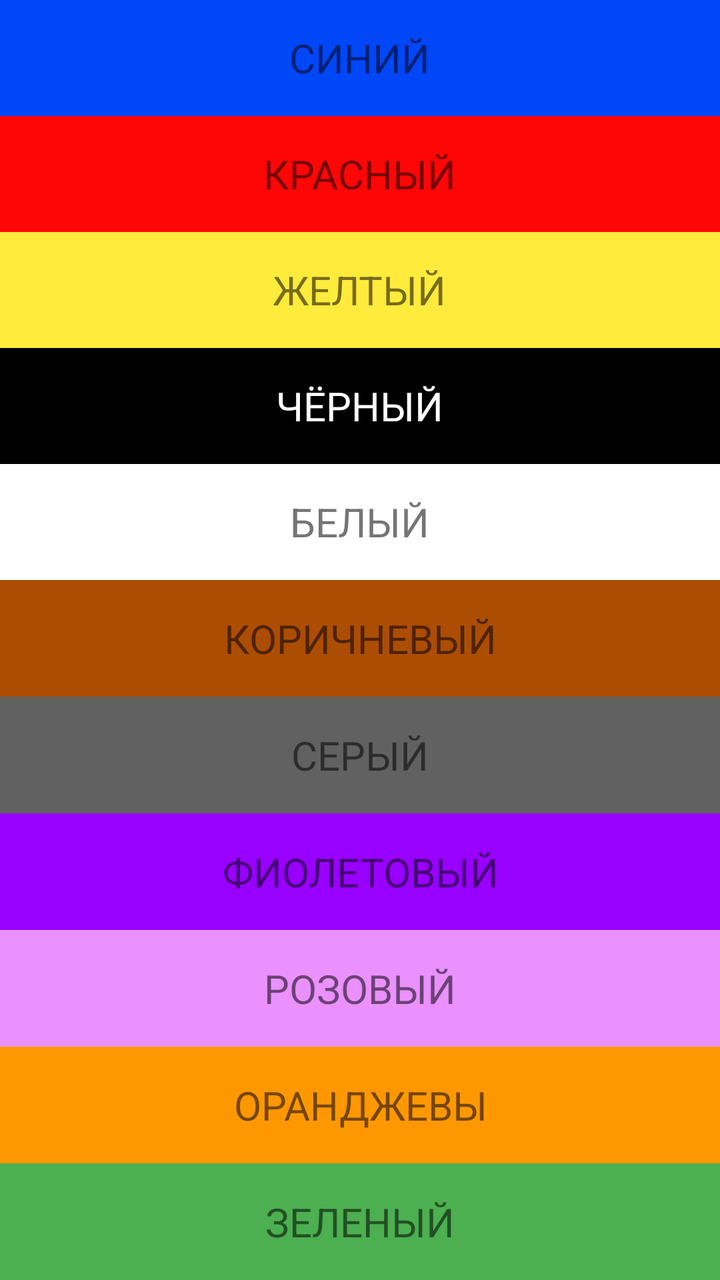
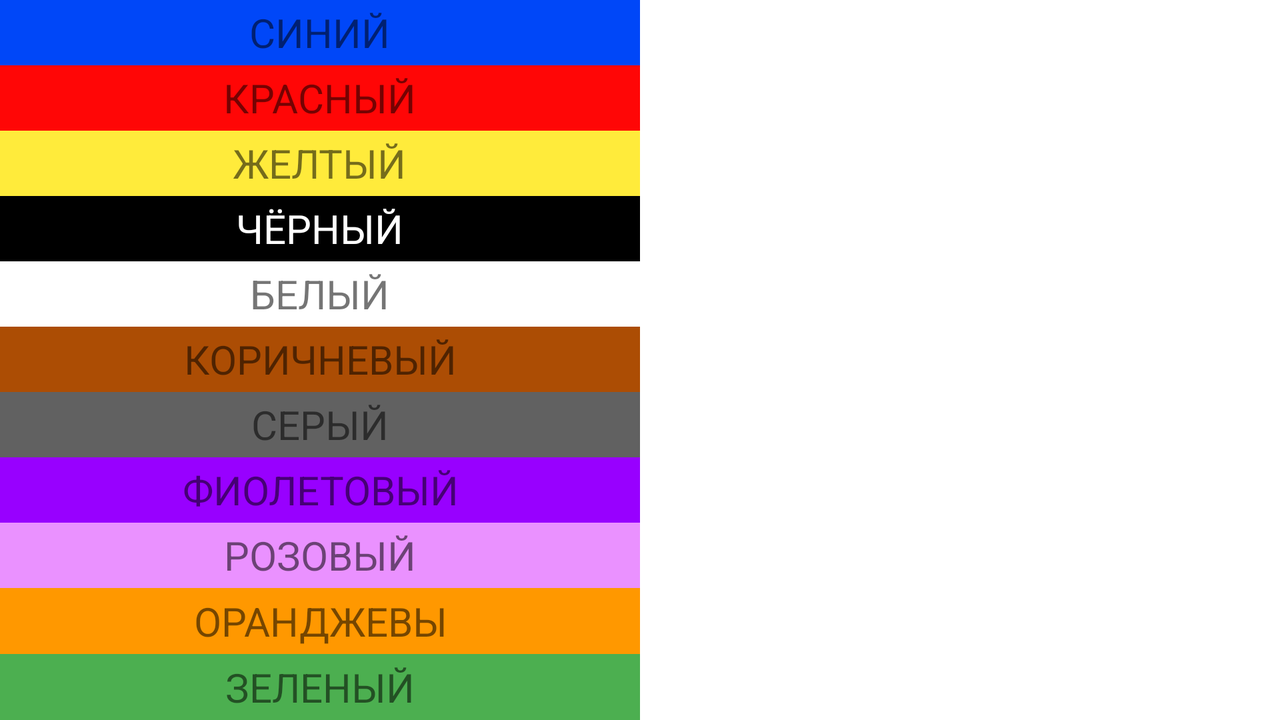

An Android layout and its configuration variant, each rendered on a device that would load it. The default file and the variant file are quoted in full after the pictures.
<!-- AndroidManifest.xml: application theme Theme.FragmentCollor -->
<!-- res/layout/activity_main.xml -->
<?xml version="1.0" encoding="utf-8"?>
<androidx.constraintlayout.widget.ConstraintLayout xmlns:android="http://schemas.android.com/apk/res/android"
    xmlns:app="http://schemas.android.com/apk/res-auto"
    xmlns:tools="http://schemas.android.com/tools"
    android:layout_width="match_parent"
    android:layout_height="match_parent"
    tools:context=".MainActivity">

<LinearLayout
    android:layout_width="match_parent"
    android:layout_height="match_parent"
    android:id="@+id/portrait"
    android:orientation="vertical">

    <FrameLayout
        android:id="@+id/fragment_1"
        android:layout_width="match_parent"
        android:layout_height="0dp"
        android:layout_weight="1"
        app:layout_constraintTop_toTopOf="parent"
        tools:layout_editor_absoluteX="0dp"
        android:background="@color/blue">

        <TextView
            android:layout_width="wrap_content"
            android:layout_height="match_parent"
            android:text="СИНИЙ"
            android:textSize="20sp"
            android:layout_gravity="center"
            android:gravity="center"
            />
    </FrameLayout>

    <FrameLayout
        android:id="@+id/fragment_2"
        android:layout_width="match_parent"
        android:layout_height="0dp"
        android:layout_weight="1"
        app:layout_constraintTop_toBottomOf="@+id/fragment_1"
        tools:layout_editor_absoluteX="0dp"
        android:background="@color/read">

        <TextView
            android:layout_width="wrap_content"
            android:layout_height="match_parent"
            android:text="КРАСНЫЙ"
            android:textSize="20sp"
            android:layout_gravity="center"
            android:gravity="center"/>
    </FrameLayout>

    <FrameLayout
        android:id="@+id/fragment_3"
        android:layout_width="match_parent"
        android:layout_height="0dp"
        android:layout_weight="1"
        app:layout_constraintTop_toBottomOf="@+id/fragment_2"
        tools:layout_editor_absoluteX="0dp"
        android:background="@color/yellow">

        <TextView
            android:layout_width="wrap_content"
            android:layout_height="match_parent"
            android:text="ЖЕЛТЫЙ"
            android:textSize="20sp"
            android:layout_gravity="center"
            android:gravity="center"/>
    </FrameLayout>

    <FrameLayout
        android:id="@+id/fragment_4"
        android:layout_width="match_parent"
        android:layout_height="0dp"
        android:layout_weight="1"
        app:layout_constraintTop_toBottomOf="@+id/fragment_3"
        tools:layout_editor_absoluteX="0dp"
        android:background="@color/black">

        <TextView
            android:layout_width="wrap_content"
            android:layout_height="match_parent"
            android:text="ЧЁРНЫЙ"
            android:textSize="20sp"
            android:layout_gravity="center"
            android:gravity="center"
            android:textColor="@color/white"/>
    </FrameLayout>

    <FrameLayout
        android:id="@+id/fragment_5"
        android:layout_width="match_parent"
        android:layout_height="0dp"
        android:layout_weight="1"
        app:layout_constraintTop_toBottomOf="@+id/fragment_4"
        tools:layout_editor_absoluteX="0dp"
        android:background="@color/white">

        <TextView
            android:layout_width="wrap_content"
            android:layout_height="match_parent"
            android:text="БЕЛЫЙ"
            android:textSize="20sp"
            android:layout_gravity="center"
            android:gravity="center"/>
    </FrameLayout>

    <FrameLayout
        android:id="@+id/fragment_6"
        android:layout_width="match_parent"
        android:layout_height="0dp"
        android:layout_weight="1"
        app:layout_constraintTop_toBottomOf="@+id/fragment_5"
        tools:layout_editor_absoluteX="0dp"
        android:background="@color/brown">

        <TextView
            android:layout_width="wrap_content"
            android:layout_height="match_parent"
            android:text="КОРИЧНЕВЫЙ"
            android:textSize="20sp"
            android:layout_gravity="center"
            android:gravity="center"/>
    </FrameLayout>

    <FrameLayout
        android:id="@+id/fragment_7"
        android:layout_width="match_parent"
        android:layout_height="0dp"
        android:layout_weight="1"
        app:layout_constraintTop_toBottomOf="@+id/fragment_6"
        tools:layout_editor_absoluteX="0dp"
        android:background="@color/gray">

        <TextView
            android:layout_width="wrap_content"
            android:layout_height="match_parent"
            android:text="СЕРЫЙ"
            android:textSize="20sp"
            android:layout_gravity="center"
            android:gravity="center"/>
    </FrameLayout>

    <FrameLayout
        android:id="@+id/fragment_8"
        android:layout_width="match_parent"
        android:layout_height="0dp"
        android:layout_weight="1"
        app:layout_constraintTop_toBottomOf="@+id/fragment_7"
        tools:layout_editor_absoluteX="0dp"
        android:background="@color/purple">

        <TextView
            android:layout_width="wrap_content"
            android:layout_height="match_parent"
            android:text="ФИОЛЕТОВЫЙ"
            android:textSize="20sp"
            android:layout_gravity="center"
            android:gravity="center"/>
    </FrameLayout>

    <FrameLayout
        android:id="@+id/fragment_9"
        android:layout_width="match_parent"
        android:layout_height="0dp"
        android:layout_weight="1"
        app:layout_constraintTop_toBottomOf="@+id/fragment_8"
        tools:layout_editor_absoluteX="0dp"
        android:background="@color/pink">

        <TextView
            android:layout_width="wrap_content"
            android:layout_height="match_parent"
            android:text="РОЗОВЫЙ"
            android:textSize="20sp"
            android:layout_gravity="center"
            android:gravity="center"/>
    </FrameLayout>

    <FrameLayout
        android:id="@+id/fragment_10"
        android:layout_width="match_parent"
        android:layout_height="0dp"
        android:layout_weight="1"
        app:layout_constraintTop_toBottomOf="@+id/fragment_9"
        tools:layout_editor_absoluteX="0dp"
        android:background="@color/orange">

        <TextView
            android:layout_width="wrap_content"
            android:layout_height="match_parent"
            android:text="ОРАНДЖЕВЫ"
            android:textSize="20sp"
            android:layout_gravity="center"
            android:gravity="center"/>
    </FrameLayout>

    <FrameLayout
        android:id="@+id/fragment_11"
        android:layout_width="match_parent"
        android:layout_height="0dp"
        android:layout_weight="1"
        app:layout_constraintTop_toBottomOf="@+id/fragment_10"
        tools:layout_editor_absoluteX="0dp"
        android:background="@color/green">

        <TextView
            android:layout_width="wrap_content"
            android:layout_height="match_parent"
            android:text="ЗЕЛЕНЫЙ"
            android:textSize="20sp"
            android:layout_gravity="center"
            android:gravity="center"/>
    </FrameLayout>

</LinearLayout>


    <FrameLayout
        android:layout_width="match_parent"
        android:layout_height="match_parent"
        app:layout_constraintBottom_toBottomOf="parent"
        app:layout_constraintEnd_toEndOf="parent"
        app:layout_constraintStart_toStartOf="parent"
        app:layout_constraintTop_toTopOf="parent"
        android:id="@+id/big_fragment"/>


</androidx.constraintlayout.widget.ConstraintLayout>
<!-- resources referenced by this layout -->
<resources>
  <color name="black">#FF000000</color>
  <color name="blue">#0047F8</color>
  <color name="brown">#FFAC4D04</color>
  <color name="gray">#FF616161</color>
  <color name="green">#FF4CAF50</color>
  <color name="orange">#FFFF9800</color>
  <color name="pink">#FFEA91FF</color>
  <color name="purple">#FF9800FF</color>
  <color name="read">#FF0606</color>
  <color name="white">#FFFFFFFF</color>
  <color name="yellow">#FFEB3B</color>
  <style name="Theme.FragmentCollor" parent="Theme.MaterialComponents.DayNight.DarkActionBar">
          
          <item name="colorPrimary">@color/purple_500</item>
          <item name="colorPrimaryVariant">@color/purple_700</item>
          <item name="colorOnPrimary">@color/white</item>
          
          <item name="colorSecondary">@color/teal_200</item>
          <item name="colorSecondaryVariant">@color/teal_700</item>
          <item name="colorOnSecondary">@color/black</item>
          
          <item name="android:statusBarColor" tools:targetApi="l">?attr/colorPrimaryVariant</item>
          
      </style>
  <color name="purple_500">#FF6200EE</color>
  <color name="purple_700">#FF3700B3</color>
  <color name="teal_200">#FF03DAC5</color>
  <color name="teal_700">#FF018786</color>
</resources>
<!-- res/layout-land/activity_main.xml (the author's variant of the layout above) -->
<!-- drawn on the phone turned sideways -->
<?xml version="1.0" encoding="utf-8"?>
<androidx.constraintlayout.widget.ConstraintLayout xmlns:android="http://schemas.android.com/apk/res/android"
    xmlns:app="http://schemas.android.com/apk/res-auto"
    xmlns:tools="http://schemas.android.com/tools"
    android:layout_width="match_parent"
    android:layout_height="match_parent">

    <LinearLayout
        android:id="@+id/portrait"
        android:layout_width="0dp"
        android:layout_height="match_parent"
        app:layout_constraintHorizontal_weight="1"
        android:orientation="vertical"
        app:layout_constraintEnd_toStartOf="@+id/big_fragment"
        app:layout_constraintStart_toStartOf="parent">

        <FrameLayout
            android:id="@+id/fragment_1"
            android:layout_width="match_parent"
            android:layout_height="0dp"
            android:layout_weight="1"
            android:background="@color/blue"
            app:layout_constraintTop_toTopOf="parent"
            tools:layout_editor_absoluteX="0dp">

            <TextView
                android:layout_width="wrap_content"
                android:layout_height="match_parent"
                android:layout_gravity="center"
                android:gravity="center"
                android:text="СИНИЙ"
                android:textSize="20sp" />
        </FrameLayout>

        <FrameLayout
            android:id="@+id/fragment_2"
            android:layout_width="match_parent"
            android:layout_height="0dp"
            android:layout_weight="1"
            android:background="@color/read"
            app:layout_constraintTop_toBottomOf="@+id/fragment_1"
            tools:layout_editor_absoluteX="0dp">

            <TextView
                android:layout_width="wrap_content"
                android:layout_height="match_parent"
                android:layout_gravity="center"
                android:gravity="center"
                android:text="КРАСНЫЙ"
                android:textSize="20sp" />
        </FrameLayout>

        <FrameLayout
            android:id="@+id/fragment_3"
            android:layout_width="match_parent"
            android:layout_height="0dp"
            android:layout_weight="1"
            android:background="@color/yellow"
            app:layout_constraintTop_toBottomOf="@+id/fragment_2"
            tools:layout_editor_absoluteX="0dp">

            <TextView
                android:layout_width="wrap_content"
                android:layout_height="match_parent"
                android:layout_gravity="center"
                android:gravity="center"
                android:text="ЖЕЛТЫЙ"
                android:textSize="20sp" />
        </FrameLayout>

        <FrameLayout
            android:id="@+id/fragment_4"
            android:layout_width="match_parent"
            android:layout_height="0dp"
            android:layout_weight="1"
            android:background="@color/black"
            app:layout_constraintTop_toBottomOf="@+id/fragment_3"
            tools:layout_editor_absoluteX="0dp">

            <TextView
                android:layout_width="wrap_content"
                android:layout_height="match_parent"
                android:layout_gravity="center"
                android:gravity="center"
                android:text="ЧЁРНЫЙ"
                android:textColor="@color/white"
                android:textSize="20sp" />
        </FrameLayout>

        <FrameLayout
            android:id="@+id/fragment_5"
            android:layout_width="match_parent"
            android:layout_height="0dp"
            android:layout_weight="1"
            android:background="@color/white"
            app:layout_constraintTop_toBottomOf="@+id/fragment_4"
            tools:layout_editor_absoluteX="0dp">

            <TextView
                android:layout_width="wrap_content"
                android:layout_height="match_parent"
                android:layout_gravity="center"
                android:gravity="center"
                android:text="БЕЛЫЙ"
                android:textSize="20sp" />
        </FrameLayout>

        <FrameLayout
            android:id="@+id/fragment_6"
            android:layout_width="match_parent"
            android:layout_height="0dp"
            android:layout_weight="1"
            android:background="@color/brown"
            app:layout_constraintTop_toBottomOf="@+id/fragment_5"
            tools:layout_editor_absoluteX="0dp">

            <TextView
                android:layout_width="wrap_content"
                android:layout_height="match_parent"
                android:layout_gravity="center"
                android:gravity="center"
                android:text="КОРИЧНЕВЫЙ"
                android:textSize="20sp" />
        </FrameLayout>

        <FrameLayout
            android:id="@+id/fragment_7"
            android:layout_width="match_parent"
            android:layout_height="0dp"
            android:layout_weight="1"
            android:background="@color/gray"
            app:layout_constraintTop_toBottomOf="@+id/fragment_6"
            tools:layout_editor_absoluteX="0dp">

            <TextView
                android:layout_width="wrap_content"
                android:layout_height="match_parent"
                android:layout_gravity="center"
                android:gravity="center"
                android:text="СЕРЫЙ"
                android:textSize="20sp" />
        </FrameLayout>

        <FrameLayout
            android:id="@+id/fragment_8"
            android:layout_width="match_parent"
            android:layout_height="0dp"
            android:layout_weight="1"
            android:background="@color/purple"
            app:layout_constraintTop_toBottomOf="@+id/fragment_7"
            tools:layout_editor_absoluteX="0dp">

            <TextView
                android:layout_width="wrap_content"
                android:layout_height="match_parent"
                android:layout_gravity="center"
                android:gravity="center"
                android:text="ФИОЛЕТОВЫЙ"
                android:textSize="20sp" />
        </FrameLayout>

        <FrameLayout
            android:id="@+id/fragment_9"
            android:layout_width="match_parent"
            android:layout_height="0dp"
            android:layout_weight="1"
            android:background="@color/pink"
            app:layout_constraintTop_toBottomOf="@+id/fragment_8"
            tools:layout_editor_absoluteX="0dp">

            <TextView
                android:layout_width="wrap_content"
                android:layout_height="match_parent"
                android:layout_gravity="center"
                android:gravity="center"
                android:text="РОЗОВЫЙ"
                android:textSize="20sp" />
        </FrameLayout>

        <FrameLayout
            android:id="@+id/fragment_10"
            android:layout_width="match_parent"
            android:layout_height="0dp"
            android:layout_weight="1"
            android:background="@color/orange"
            app:layout_constraintTop_toBottomOf="@+id/fragment_9"
            tools:layout_editor_absoluteX="0dp">

            <TextView
                android:layout_width="wrap_content"
                android:layout_height="match_parent"
                android:layout_gravity="center"
                android:gravity="center"
                android:text="ОРАНДЖЕВЫ"
                android:textSize="20sp" />
        </FrameLayout>

        <FrameLayout
            android:id="@+id/fragment_11"
            android:layout_width="match_parent"
            android:layout_height="0dp"
            android:layout_weight="1"
            android:background="@color/green"
            app:layout_constraintTop_toBottomOf="@+id/fragment_10"
            tools:layout_editor_absoluteX="0dp">

            <TextView
                android:layout_width="wrap_content"
                android:layout_height="match_parent"
                android:layout_gravity="center"
                android:gravity="center"
                android:text="ЗЕЛЕНЫЙ"
                android:textSize="20sp" />
        </FrameLayout>

    </LinearLayout>

    <FrameLayout
        android:id="@+id/big_fragment"
        android:layout_width="0dp"
        android:layout_height="match_parent"
        app:layout_constraintBottom_toBottomOf="parent"
        app:layout_constraintEnd_toEndOf="parent"
        app:layout_constraintHorizontal_weight="1"
        app:layout_constraintStart_toEndOf="@+id/portrait"
        app:layout_constraintTop_toTopOf="parent" />

</androidx.constraintlayout.widget.ConstraintLayout>
